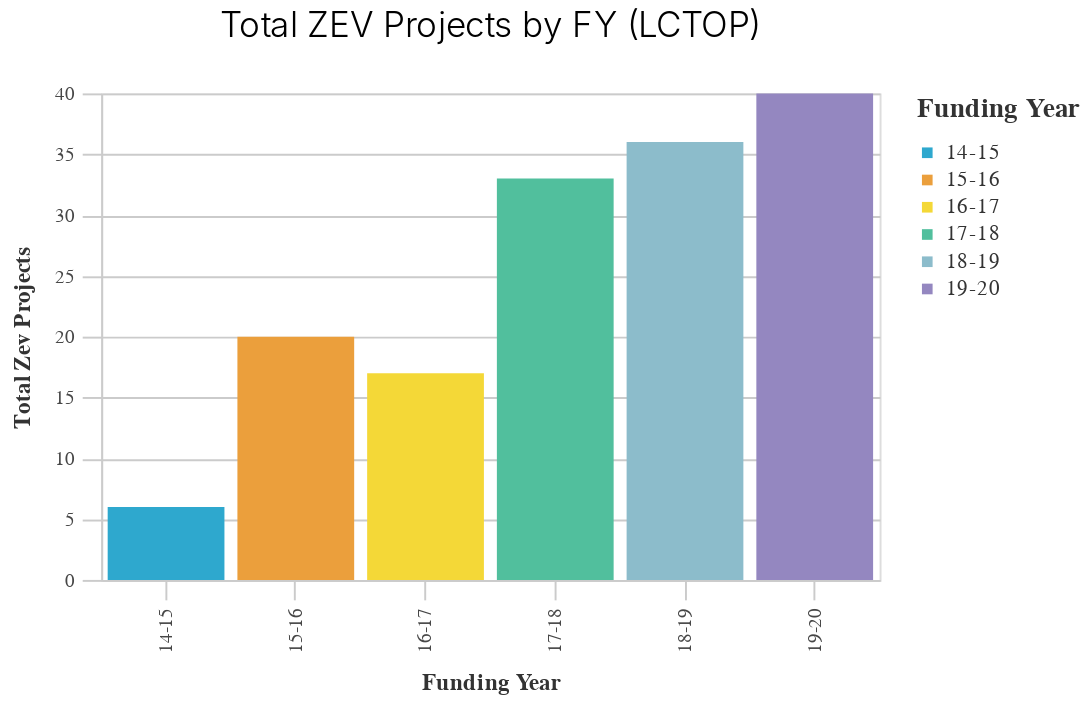

The notebook cell this image was saved under:
### Code cell
A6_zev.basic_bar_chart(
    lctop_summary.iloc[:-1],
    "Funding Year",
    "Total ZEV Projects",
    "Funding Year",
    "Total ZEV Projects by FY (LCTOP)",
)

### Figure 1 — Vega-Lite specification as saved in the notebook (floating-point values rounded to 4 significant figures)
{"config": {"view": {"continuousWidth": 400, "continuousHeight": 300}, "axis": {"domainColor": "#cbcbcb", "grid": true, "gridColor": "#cbcbcb", "gridWidth": 1, "labelColor": "#474747", "labelFont": "Nunito Sans", "labelFontSize": 10, "labelPadding": 4, "tickColor": "#cbcbcb", "tickSize": 10, "titleColor": "#333", "titleFont": "Raleway", "titleFontSize": 12, "titlePadding": 10}, "axisBand": {"grid": false}, "background": "white", "font": "Raleway", "header": {"labelFont": "Nunito Sans", "titleFont": "Raleway"}, "legend": {"labelColor": "#333", "labelFont": "Nunito Sans", "labelFontSize": 11, "labelLimit": 0, "padding": 1, "symbolSize": 30, "symbolType": "square", "titleColor": "#333", "titleFont": "Raleway", "titleFontSize": 14, "titlePadding": 10}, "title": {"anchor": "middle", "font": "Raleway", "fontSize": 18, "fontWeight": 300, "offset": 20}}, "data": {"name": "data-8ab9f72fe496173a67f6682e5d76d1fd"}, "mark": "bar", "encoding": {"color": {"field": "Funding Year", "legend": {"title": "Funding Year"}, "scale": {"range": ["#2EA8CE", "#EB9F3C", "#F4D837", "#51BF9D", "#8CBCCB", "#9487C0"]}, "type": "nominal"}, "tooltip": [{"field": "Funding Year", "type": "nominal"}, {"field": "Total ZEV Projects", "type": "quantitative"}], "x": {"field": "Funding Year", "title": "Funding Year", "type": "nominal"}, "y": {"field": "Total ZEV Projects", "sort": "-x", "title": "Total Zev Projects", "type": "quantitative"}}, "height": 250, "title": "Total ZEV Projects by FY (LCTOP)", "width": 400, "$schema": "https://vega.github.io/schema/vega-lite/v4.17.0.json", "datasets": {"data-8ab9f72fe496173a67f6682e5d76d1fd": [{"Funding Year": "14-15", "Total Amount Awarded": "$557747.0", "Total Lctop Funds": "$0.0", "Total ZEV": 0, "Total ZEV Projects": 6, "Total Projects in Cycle": 95, "Percent of Projects that are ZEV Adjacent": 0.06316}, {"Funding Year": "15-16", "Total Amount Awarded": "$20338361.0", "Total Lctop Funds": "$0.0", "Total ZEV": 73, "Total ZEV Projects": 20, "Total Projects in Cycle": 132, "Percent of Projects that are ZEV Adjacent": 0.1515}, {"Funding Year": "16-17", "Total Amount Awarded": "$8252467.0", "Total Lctop Funds": "$48464014.0", "Total ZEV": 144, "Total ZEV Projects": 17, "Total Projects in Cycle": 126, "Percent of Projects that are ZEV Adjacent": 0.1349}, {"Funding Year": "17-18", "Total Amount Awarded": "$25577902.0", "Total Lctop Funds": "$68958118.0", "Total ZEV": 166, "Total ZEV Projects": 33, "Total Projects in Cycle": 152, "Percent of Projects that are ZEV Adjacent": 0.2171}, {"Funding Year": "18-19", "Total Amount Awarded": "$38261454.0", "Total Lctop Funds": "$85768916.0", "Total ZEV": 179, "Total ZEV Projects": 36, "Total Projects in Cycle": 180, "Percent of Projects that are ZEV Adjacent": 0.2}, {"Funding Year": "19-20", "Total Amount Awarded": "$26236482.0", "Total Lctop Funds": "$105699301.0", "Total ZEV": 148, "Total ZEV Projects": 40, "Total Projects in Cycle": 166, "Percent of Projects that are ZEV Adjacent": 0.241}]}}
